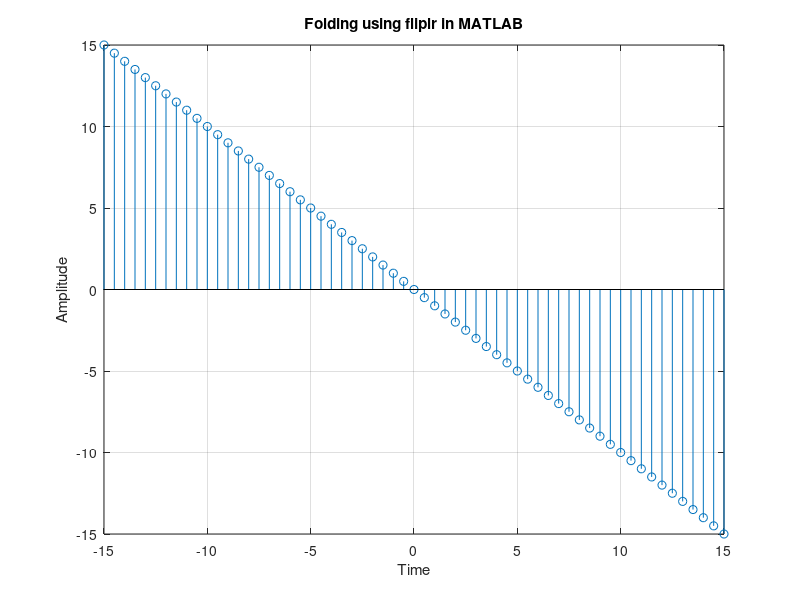

MATLAB code for this plot:
%Prithviraj_2254901101
clc;clear all;close all;
n=-15:0.5:15;
x=n;
y=fliplr(x);
%for normal folding we use fliplr.
stem(n,y);
xlabel('Time');
ylabel('Amplitude');
title('Folding using fliplr in MATLAB');
grid on;